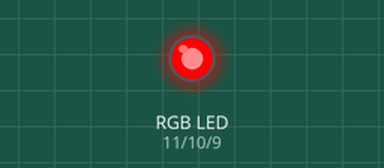
Bench run of a sketch on a simulated Arduino Uno, built with avr-gcc and run on an emulated ATmega328P. On the bench: an RGB LED mixed from three pins (HIGH = lit).

Above: at 0.1 s.
Timing chart, 0 to 1.6 s (numbered marks = the images above):
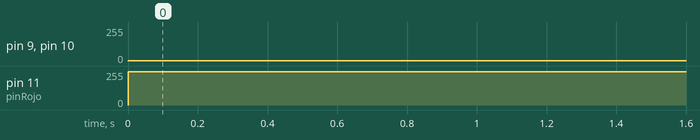

The sketch:

COLORES_LED_RGB.ino
```cpp
// Definimos los pines para el LED RGB
const int pinRojo = 11;
const int pinVerde = 10;
const int pinAzul = 9;

void setup() {
  // Configuramos los pines como salida
  pinMode(pinRojo, OUTPUT);
  pinMode(pinVerde, OUTPUT);
  pinMode(pinAzul, OUTPUT);
}

void loop() {
  // Valores de color R, G y B (0-255)
  int R = 250; // Cambia este valor Rosa
  int G = 1; // Cambia este valor Rosa
  int B = 1;  // Cambia este valor Rosa

  // Llamamos a la función para establecer el color
  setColor(R, G, B);

  // Espera 1 segundo antes de cambiar el color
  delay(1000);

}

// Función para establecer el color del LED RGB
void setColor(int red, int green, int blue) {
  analogWrite(pinRojo, red);
  analogWrite(pinVerde, green);
  analogWrite(pinAzul, blue);
}
```

Measured:
- by itself, pin 9 (pinAzul), pin 10 (pinVerde): 0/255 → 1/255 at 0.00 s
- by itself, pin 11 (pinRojo): 0/255 → 250/255 at 0.00 s
